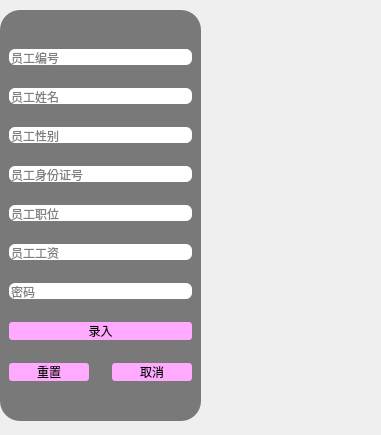
<?xml version="1.0" encoding="UTF-8"?>
<ui version="4.0">
 <class>Insert</class>
 <widget class="QDialog" name="Insert">
  <property name="geometry">
   <rect>
    <x>0</x>
    <y>0</y>
    <width>381</width>
    <height>435</height>
   </rect>
  </property>
  <property name="sizePolicy">
   <sizepolicy hsizetype="Fixed" vsizetype="Fixed">
    <horstretch>0</horstretch>
    <verstretch>0</verstretch>
   </sizepolicy>
  </property>
  <property name="windowTitle">
   <string>Dialog</string>
  </property>
  <widget class="QFrame" name="frame">
   <property name="geometry">
    <rect>
     <x>0</x>
     <y>10</y>
     <width>201</width>
     <height>411</height>
    </rect>
   </property>
   <property name="styleSheet">
    <string notr="true">QFrame{
background-color: rgb(121, 121, 121);
border-radius:20px  ;
}
QLineEdit{
border-radius:6px  ;
}
QPushButton{
background-color: rgb(242, 255, 210);
background-color: rgb(255, 170, 255);
font: 290 9pt &quot;Microsoft YaHei UI&quot;;	
border-radius:3px  ;
}</string>
   </property>
   <layout class="QVBoxLayout" name="verticalLayout">
    <property name="spacing">
     <number>23</number>
    </property>
    <item>
     <spacer name="verticalSpacer">
      <property name="orientation">
       <enum>Qt::Vertical</enum>
      </property>
      <property name="sizeHint" stdset="0">
       <size>
        <width>20</width>
        <height>40</height>
       </size>
      </property>
     </spacer>
    </item>
    <item>
     <widget class="QLineEdit" name="lineEdit">
      <property name="placeholderText">
       <string>员工编号</string>
      </property>
      <property name="clearButtonEnabled">
       <bool>true</bool>
      </property>
     </widget>
    </item>
    <item>
     <widget class="QLineEdit" name="lineEdit_2">
      <property name="text">
       <string/>
      </property>
      <property name="placeholderText">
       <string>员工姓名</string>
      </property>
      <property name="clearButtonEnabled">
       <bool>true</bool>
      </property>
     </widget>
    </item>
    <item>
     <widget class="QLineEdit" name="lineEdit_3">
      <property name="placeholderText">
       <string>员工性别</string>
      </property>
      <property name="clearButtonEnabled">
       <bool>true</bool>
      </property>
     </widget>
    </item>
    <item>
     <widget class="QLineEdit" name="lineEdit_7">
      <property name="inputMask">
       <string/>
      </property>
      <property name="placeholderText">
       <string>员工身份证号</string>
      </property>
      <property name="clearButtonEnabled">
       <bool>true</bool>
      </property>
     </widget>
    </item>
    <item>
     <widget class="QLineEdit" name="lineEdit_6">
      <property name="placeholderText">
       <string>员工职位</string>
      </property>
      <property name="clearButtonEnabled">
       <bool>true</bool>
      </property>
     </widget>
    </item>
    <item>
     <widget class="QLineEdit" name="lineEdit_5">
      <property name="placeholderText">
       <string>员工工资</string>
      </property>
      <property name="clearButtonEnabled">
       <bool>true</bool>
      </property>
     </widget>
    </item>
    <item>
     <widget class="QLineEdit" name="lineEdit_8">
      <property name="placeholderText">
       <string>密码</string>
      </property>
      <property name="clearButtonEnabled">
       <bool>true</bool>
      </property>
     </widget>
    </item>
    <item>
     <layout class="QHBoxLayout" name="horizontalLayout"/>
    </item>
    <item>
     <widget class="QPushButton" name="pushButton">
      <property name="text">
       <string>录入</string>
      </property>
     </widget>
    </item>
    <item>
     <layout class="QHBoxLayout" name="horizontalLayout_2">
      <item>
       <widget class="QPushButton" name="pushButton_3">
        <property name="text">
         <string>重置</string>
        </property>
       </widget>
      </item>
      <item>
       <widget class="QPushButton" name="pushButton_2">
        <property name="text">
         <string>取消</string>
        </property>
       </widget>
      </item>
     </layout>
    </item>
    <item>
     <spacer name="verticalSpacer_2">
      <property name="orientation">
       <enum>Qt::Vertical</enum>
      </property>
      <property name="sizeHint" stdset="0">
       <size>
        <width>20</width>
        <height>40</height>
       </size>
      </property>
     </spacer>
    </item>
   </layout>
  </widget>
 </widget>
 <resources/>
 <connections/>
</ui>
